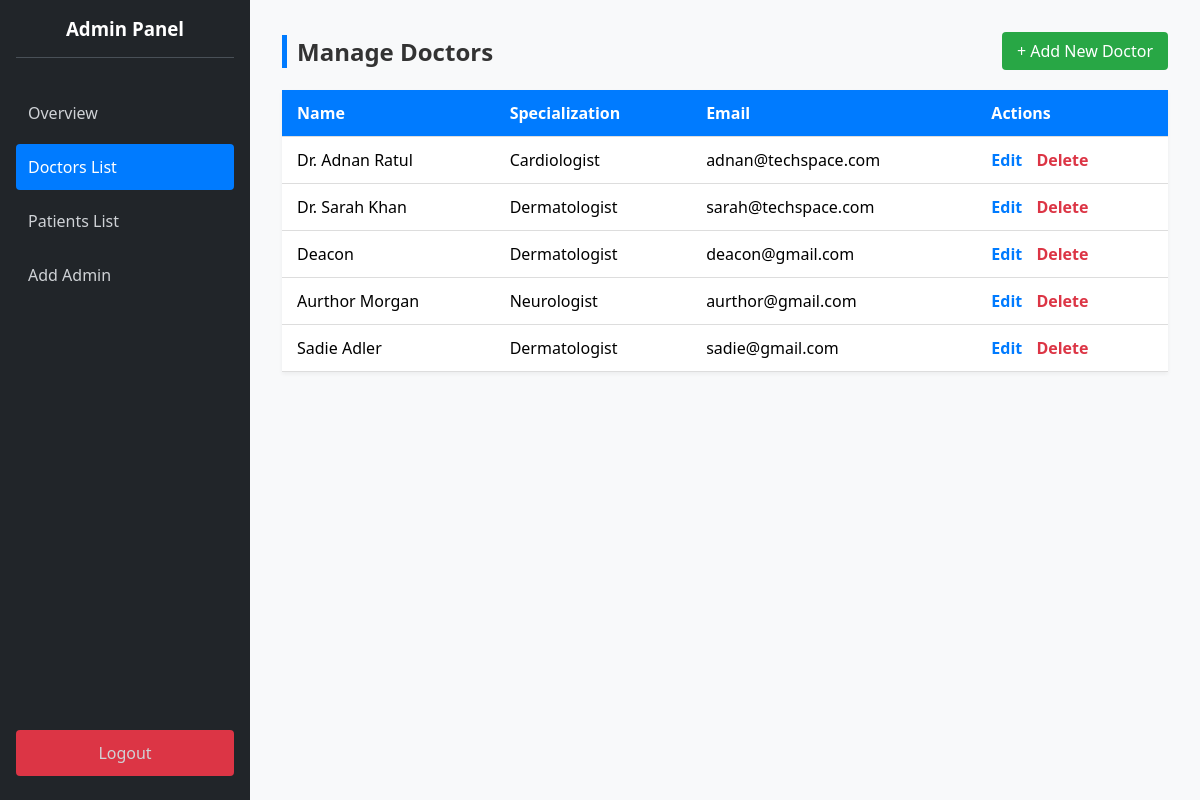
The app's page /index.php?action=admin_doctors (signed in) with its own data.
### tables this page shows
CREATE TABLE `doctor_profiles` (
  `profile_id` int(11) NOT NULL,
  `user_id` int(11) DEFAULT NULL,
  `specialization` varchar(100) NOT NULL,
  `bio` text DEFAULT NULL,
  `phone` varchar(20) DEFAULT NULL
);

CREATE TABLE `users` (
  `user_id` int(11) NOT NULL,
  `full_name` varchar(100) NOT NULL,
  `email` varchar(100) NOT NULL,
  `password_hash` varchar(255) NOT NULL,
  `role` enum('admin','doctor','patient') NOT NULL,
  `created_at` timestamp NOT NULL DEFAULT current_timestamp(),
  `is_approved` tinyint(1) DEFAULT 1
);

### controllers/AdminController.php (called while the page is built, shortened)
<?php
require_once 'models/User.php';
class AdminController {
    public function listDoctors() {
        $userModel = new User();
        $doctors = $userModel->getAllDoctors();
        include 'views/admin_doctors.php';
    }
}
?>

### models/User.php (called while the page is built, shortened)
<?php
require_once 'config/Database.php';
class User {
    private $conn;
    public function __construct() {
        $database = new Database();
        $this->conn = $database->getConnection();
    }
   public function getAllDoctors() {
        $query = "SELECT u.user_id, u.full_name, u.email, p.specialization
                  FROM users u
                  JOIN doctor_profiles p ON u.user_id = p.user_id
                  WHERE u.role = 'doctor'";
        $stmt = $this->conn->prepare($query);
        $stmt->execute();
        return $stmt->fetchAll(PDO::FETCH_ASSOC);
    }
}
?>

### config/Database.php (called while the page is built, shortened)
<?php
class Database {
    private $host = "localhost";
    private $db_name = "scheduler_db";
    private $username = "root";
    private $password = "";
    public function getConnection() {
        $this->conn = null;
        try {
            $this->conn = new PDO("mysql:host=" . $this->host . ";dbname=" . $this->db_name, $this->username, $this->password);
            $this->conn->setAttribute(PDO::ATTR_ERRMODE, PDO::ERRMODE_EXCEPTION);
        } catch(PDOException $exception) {
            echo "Connection error: " . $exception->getMessage();
        }
        return $this->conn;
    }
}
?>

### views/admin_doctors.php (the view, shortened to what this page needs)
<!DOCTYPE html>
<html lang="en">
<head>
    <link rel="stylesheet" href="assets/css/style.css">
</head>
<body>
    <div class="dashboard-container">
        <div class="sidebar">
            <h3>Admin Panel</h3>
            <a href="index.php?action=dashboard_admin">Overview</a>
            <a href="index.php?action=admin_doctors" class="active">Doctors List</a>
            <a href="index.php?action=admin_patients">Patients List</a>
            <a href="index.php?action=admin_user_form&role=admin">Add Admin</a>
            <a href="index.php?action=logout" class="logout-btn">Logout</a>
        </div>
        <div class="main-content">
            <div style="display:flex; justify-content:space-between; align-items:center; margin-bottom: 20px;">
                <h2 class="section-title" style="margin:0;">Manage Doctors</h2>
                <a href="index.php?action=admin_user_form&role=doctor" class="btn-add">+ Add New Doctor</a>
            </div>
            <table class="data-table">
                <thead>
                    <tr>
                        <th>Name</th>
                        <th>Specialization</th>
                        <th>Email</th>
                        <th>Actions</th>
                    </tr>
                </thead>
                <tbody>
                    <?php if (!empty($doctors)): ?>
                        <?php foreach ($doctors as $doc): ?>
                            <tr>
                                <td><?php echo htmlspecialchars($doc['full_name']); ?></td>
                                <td>
                                    <?php
                                        echo htmlspecialchars($doc['specialization'] ?? 'N/A');
                                    ?>
                                </td>
                                <td><?php echo htmlspecialchars($doc['email']); ?></td>
                                <td class="action-links">
                                    <a href="index.php?action=admin_user_form&id=<?php echo $doc['user_id']; ?>" style="color:#007bff;">Edit</a>
                                    <a href="index.php?action=admin_delete_user&id=<?php echo $doc['user_id']; ?>"
                                       style="color:#dc3545;"
                                       onclick="return confirm('Are you sure you want to delete this doctor? This cannot be undone.');">Delete</a>
                                </td>
                            </tr>
                        <?php endforeach; ?>
                    <?php else: ?>
                        <tr><td colspan="4" style="text-align:center; padding: 20px;">No doctors found.</td></tr>
                    <?php endif; ?>
                </tbody>
            </table>
        </div>
    </div>
</body>
</html>

### index.php (shortened to what this page needs)
<?php
require_once 'config/Database.php';
$action = isset($_GET['action']) ? $_GET['action'] : 'login';
switch ($action) {
    case 'admin_doctors':
        require_once 'controllers/AdminController.php';
        (new AdminController())->listDoctors();
        break;
}
?>

### assets/css/style.css (style rules this page uses)
* { margin: 0; padding: 0; box-sizing: border-box; font-family: 'Segoe UI', Tahoma, Geneva, Verdana, sans-serif; }
body { background-color: #f0f2f5; display: flex; justify-content: center; align-items: center; height: 100vh; }
.dashboard-container { display: flex; width: 100%; height: 100vh; }
.sidebar { width: 250px; background-color: #343a40; color: white; display: flex; flex-direction: column; padding: 1rem; }
.sidebar h3 { text-align: center; margin-bottom: 2rem; padding-bottom: 1rem; border-bottom: 1px solid #495057; }
.sidebar a { color: #cfd2d6; text-decoration: none; padding: 0.75rem; margin-bottom: 0.5rem; border-radius: 4px; transition: background 0.2s; }
.sidebar a:hover, .sidebar a.active { background-color: #007bff; color: white; }
.logout-btn { margin-top: auto; background-color: #dc3545; text-align: center; }
.main-content { flex: 1; background-color: #f8f9fa; padding: 2rem; overflow-y: auto; }
.section-title { margin-bottom: 1rem; color: #333; border-left: 5px solid #007bff; padding-left: 10px; }
.data-table { width: 100%; border-collapse: collapse; background: white; box-shadow: 0 2px 4px rgba(0,0,0,0.05); }
.data-table th, .data-table td { padding: 12px 15px; text-align: left; border-bottom: 1px solid #ddd; }
.data-table th { background-color: #007bff; color: white; }

### views/admin_doctors.php (style rules this page uses)
.sidebar { background-color: #212529; }
.action-links a { text-decoration: none; margin-right: 10px; font-weight: bold; }
.btn-add { background-color: #28a745; color: white; padding: 8px 15px; text-decoration: none; border-radius: 4px; }
body { display: block; }

### records on screen
doctor_profiles: user.full_name "Dr. Adnan Ratul", specialization "Cardiologist", user.email "adnan@techspace.com"
doctor_profiles: user.full_name "Dr. Sarah Khan", specialization "Dermatologist", user.email "sarah@techspace.com"
doctor_profiles: user.full_name "Deacon", specialization "Dermatologist", user.email "deacon@gmail.com"
doctor_profiles: user.full_name "Aurthor Morgan", specialization "Neurologist", user.email "aurthor@gmail.com"
doctor_profiles: user.full_name "Sadie Adler", specialization "Dermatologist", user.email "sadie@gmail.com"
